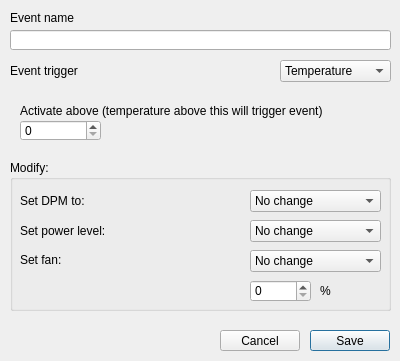
<?xml version="1.0" encoding="UTF-8"?>
<ui version="4.0">
 <class>Dialog_RPEvent</class>
 <widget class="QDialog" name="Dialog_RPEvent">
  <property name="geometry">
   <rect>
    <x>0</x>
    <y>0</y>
    <width>400</width>
    <height>361</height>
   </rect>
  </property>
  <property name="sizePolicy">
   <sizepolicy hsizetype="Fixed" vsizetype="Fixed">
    <horstretch>0</horstretch>
    <verstretch>0</verstretch>
   </sizepolicy>
  </property>
  <property name="windowTitle">
   <string>Event definition</string>
  </property>
  <property name="modal">
   <bool>true</bool>
  </property>
  <widget class="QPushButton" name="btn_save">
   <property name="geometry">
    <rect>
     <x>310</x>
     <y>330</y>
     <width>80</width>
     <height>21</height>
    </rect>
   </property>
   <property name="text">
    <string>Save</string>
   </property>
  </widget>
  <widget class="QPushButton" name="btn_cancel">
   <property name="geometry">
    <rect>
     <x>220</x>
     <y>330</y>
     <width>80</width>
     <height>21</height>
    </rect>
   </property>
   <property name="text">
    <string>Cancel</string>
   </property>
  </widget>
  <widget class="QLabel" name="label">
   <property name="geometry">
    <rect>
     <x>10</x>
     <y>60</y>
     <width>91</width>
     <height>21</height>
    </rect>
   </property>
   <property name="text">
    <string>Event trigger</string>
   </property>
  </widget>
  <widget class="QLabel" name="label_2">
   <property name="geometry">
    <rect>
     <x>10</x>
     <y>10</y>
     <width>131</width>
     <height>16</height>
    </rect>
   </property>
   <property name="text">
    <string>Event name</string>
   </property>
  </widget>
  <widget class="QLineEdit" name="edt_eventName">
   <property name="geometry">
    <rect>
     <x>10</x>
     <y>30</y>
     <width>381</width>
     <height>20</height>
    </rect>
   </property>
  </widget>
  <widget class="QComboBox" name="combo_eventTrigger">
   <property name="geometry">
    <rect>
     <x>280</x>
     <y>60</y>
     <width>111</width>
     <height>22</height>
    </rect>
   </property>
   <item>
    <property name="text">
     <string>Temperature</string>
    </property>
   </item>
   <item>
    <property name="text">
     <string>Binary</string>
    </property>
   </item>
  </widget>
  <widget class="QGroupBox" name="groupBox">
   <property name="geometry">
    <rect>
     <x>10</x>
     <y>160</y>
     <width>381</width>
     <height>151</height>
    </rect>
   </property>
   <property name="title">
    <string>Modify:</string>
   </property>
   <widget class="QLabel" name="label_3">
    <property name="geometry">
     <rect>
      <x>10</x>
      <y>30</y>
      <width>71</width>
      <height>21</height>
     </rect>
    </property>
    <property name="text">
     <string>Set DPM to:</string>
    </property>
   </widget>
   <widget class="QComboBox" name="combo_dpmChange">
    <property name="geometry">
     <rect>
      <x>240</x>
      <y>30</y>
      <width>131</width>
      <height>22</height>
     </rect>
    </property>
    <item>
     <property name="text">
      <string>No change</string>
     </property>
    </item>
   </widget>
   <widget class="QLabel" name="label_4">
    <property name="geometry">
     <rect>
      <x>10</x>
      <y>60</y>
      <width>91</width>
      <height>21</height>
     </rect>
    </property>
    <property name="text">
     <string>Set power level:</string>
    </property>
   </widget>
   <widget class="QComboBox" name="combo_powerLevelChange">
    <property name="geometry">
     <rect>
      <x>240</x>
      <y>60</y>
      <width>131</width>
      <height>22</height>
     </rect>
    </property>
    <item>
     <property name="text">
      <string>No change</string>
     </property>
    </item>
   </widget>
   <widget class="QLabel" name="label_5">
    <property name="geometry">
     <rect>
      <x>10</x>
      <y>89</y>
      <width>47</width>
      <height>21</height>
     </rect>
    </property>
    <property name="text">
     <string>Set fan:</string>
    </property>
   </widget>
   <widget class="QComboBox" name="combo_fanChange">
    <property name="geometry">
     <rect>
      <x>240</x>
      <y>90</y>
      <width>131</width>
      <height>22</height>
     </rect>
    </property>
    <item>
     <property name="text">
      <string>No change</string>
     </property>
    </item>
   </widget>
   <widget class="QSpinBox" name="spin_fixedFanSpeed">
    <property name="geometry">
     <rect>
      <x>240</x>
      <y>120</y>
      <width>61</width>
      <height>22</height>
     </rect>
    </property>
   </widget>
   <widget class="QLabel" name="l_percent">
    <property name="geometry">
     <rect>
      <x>310</x>
      <y>120</y>
      <width>47</width>
      <height>21</height>
     </rect>
    </property>
    <property name="text">
     <string>%</string>
    </property>
   </widget>
  </widget>
  <widget class="QStackedWidget" name="stackedWidget">
   <property name="geometry">
    <rect>
     <x>10</x>
     <y>90</y>
     <width>381</width>
     <height>61</height>
    </rect>
   </property>
   <property name="currentIndex">
    <number>0</number>
   </property>
   <widget class="QWidget" name="page">
    <widget class="QLabel" name="label_7">
     <property name="geometry">
      <rect>
       <x>10</x>
       <y>10</y>
       <width>361</width>
       <height>21</height>
      </rect>
     </property>
     <property name="text">
      <string>Activate above (temperature above this will trigger event)</string>
     </property>
    </widget>
    <widget class="QSpinBox" name="spin_tempActivate">
     <property name="geometry">
      <rect>
       <x>10</x>
       <y>30</y>
       <width>81</width>
       <height>21</height>
      </rect>
     </property>
     <property name="buttonSymbols">
      <enum>QAbstractSpinBox::UpDownArrows</enum>
     </property>
    </widget>
   </widget>
   <widget class="QWidget" name="page_2">
    <widget class="QLabel" name="label_6">
     <property name="geometry">
      <rect>
       <x>10</x>
       <y>10</y>
       <width>361</width>
       <height>20</height>
      </rect>
     </property>
     <property name="text">
      <string>Binary (executing this binary will trigger event):</string>
     </property>
    </widget>
    <widget class="QLineEdit" name="edt_binary">
     <property name="geometry">
      <rect>
       <x>10</x>
       <y>30</y>
       <width>321</width>
       <height>20</height>
      </rect>
     </property>
    </widget>
    <widget class="QPushButton" name="btn_setBinary">
     <property name="geometry">
      <rect>
       <x>340</x>
       <y>30</y>
       <width>31</width>
       <height>20</height>
      </rect>
     </property>
     <property name="text">
      <string>...</string>
     </property>
    </widget>
   </widget>
  </widget>
 </widget>
 <resources/>
 <connections>
  <connection>
   <sender>combo_eventTrigger</sender>
   <signal>currentIndexChanged(int)</signal>
   <receiver>stackedWidget</receiver>
   <slot>setCurrentIndex(int)</slot>
   <hints>
    <hint type="sourcelabel">
     <x>333</x>
     <y>71</y>
    </hint>
    <hint type="destinationlabel">
     <x>333</x>
     <y>96</y>
    </hint>
   </hints>
  </connection>
 </connections>
</ui>
